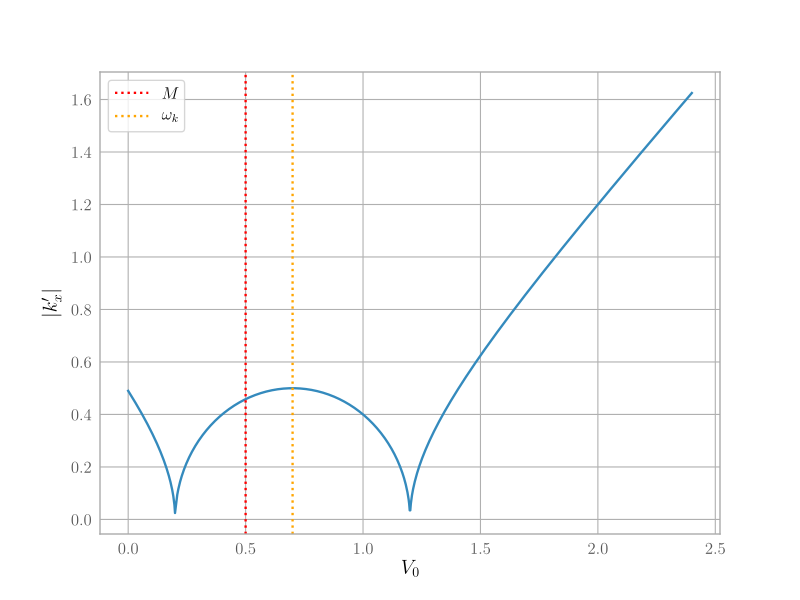

Write the Python code that produced this figure.
M = .5 
omegak=.7 
V0 = np.linspace(0, 2*(M+omegak), num=1000) 
k = abs(((omegak-V0)**2 - M**2))**(1/2) 
plt.plot(V0, k) 
plt.xlabel('$V_0$') 
plt.ylabel('$\\abs{k_x^{\\prime}}$') 
plt.axvline(x=M, label='$M$', ls=':', c='red') 
plt.axvline(x=omegak, label='$\\omega_k$', ls=':', c='orange') 
plt.legend() 
plt.show(block=False) 
lsave('primed_momentum_potential')                                                          
